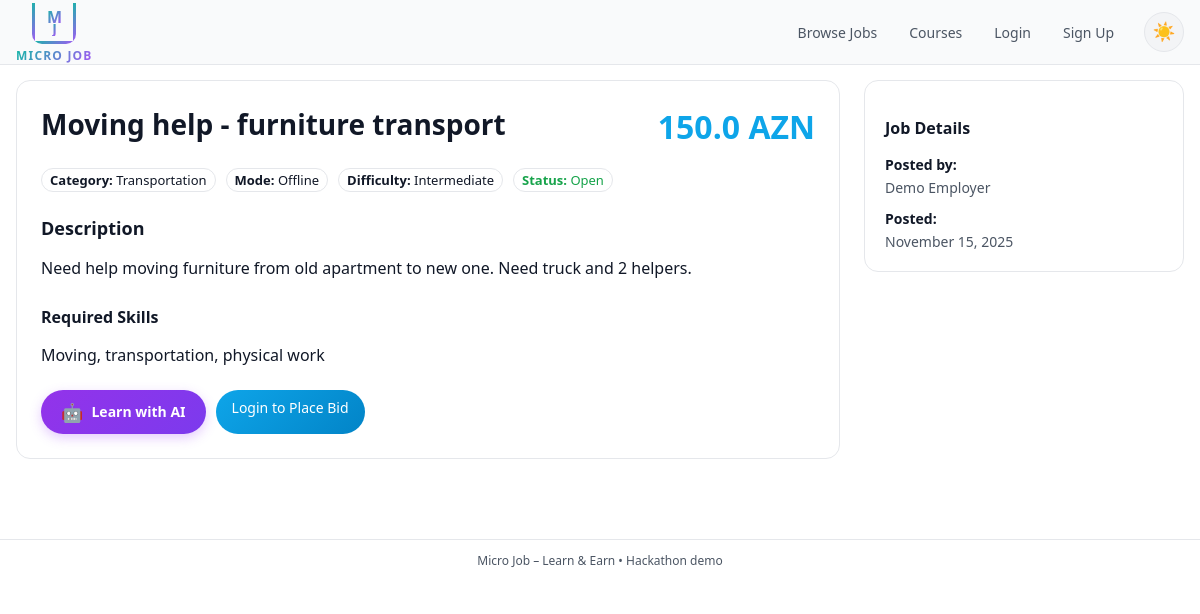
/task/24, run on the app's committed database.
### app.py (models this page shows, shortened)
class Task(db.Model):
    id = db.Column(db.Integer, primary_key=True)
    title = db.Column(db.String(200), nullable=False)
    description = db.Column(db.Text, nullable=False)
    budget_azn = db.Column(db.Float, nullable=False)
    category = db.Column(db.String(120))
    mode = db.Column(db.String(20))
    status = db.Column(db.String(20), default='open')
    created_at = db.Column(db.DateTime, default=datetime.utcnow)
    required_skill = db.Column(db.String(120))
    difficulty = db.Column(db.String(20))
    employer_id = db.Column(db.Integer, db.ForeignKey('user.id'))
    worker_id   = db.Column(db.Integer, db.ForeignKey('user.id'))
    accepted_bid_id = db.Column(db.Integer, db.ForeignKey('bid.id'), nullable=True)
    bids = db.relationship('Bid', primaryjoin='Task.id == Bid.task_id', backref='task', lazy=True, cascade='all, delete-orphan')
    accepted_bid = db.relationship('Bid', foreign_keys=[accepted_bid_id], uselist=False, post_update=True)
    reviews = db.relationship('Review', backref='task', lazy=True)

class User(db.Model):
    id = db.Column(db.Integer, primary_key=True)
    name = db.Column(db.String(120), nullable=False)
    email = db.Column(db.String(120), unique=True, nullable=False)
    password_hash = db.Column(db.String(200), nullable=False)
    role = db.Column(db.String(20), nullable=False)
    skills = db.Column(db.String(200))
    bio = db.Column(db.Text)
    avatar = db.Column(db.String(200))
    location = db.Column(db.String(100))
    created_at = db.Column(db.DateTime, default=datetime.utcnow)
    tasks_posted = db.relationship('Task', backref='employer', foreign_keys='Task.employer_id')
    tasks_taken  = db.relationship('Task', backref='worker', foreign_keys='Task.worker_id')
    bids = db.relationship('Bid', backref='worker', lazy=True)
    reviews_received = db.relationship('Review', backref='reviewee', foreign_keys='Review.reviewee_id')
    reviews_given = db.relationship('Review', backref='reviewer', foreign_keys='Review.reviewer_id')
    sent_messages = db.relationship('Message', backref='sender', foreign_keys='Message.sender_id')
    received_messages = db.relationship('Message', backref='receiver', foreign_keys='Message.receiver_id')

### app.py (the view)
@app.route('/task/<int:task_id>')
def task_detail(task_id):
    task = Task.query.get_or_404(task_id)
    user = current_user()
    bids = Bid.query.filter_by(task_id=task_id).order_by(Bid.amount.asc()).all()
    user_bid = None
    if user and user.role == 'worker':
        user_bid = Bid.query.filter_by(task_id=task_id, worker_id=user.id).first()
    return render_template('task_detail.html', task=task, user=user, bids=bids, user_bid=user_bid)

### app.py (called while the page is built)
@app.template_filter('nl2br')
def nl2br_filter(value):
    if value:
        return markupsafe.Markup(value.replace('\n', '<br>\n'))
    return value

def current_user():
    if 'user_id' in session:
        return User.query.get(session['user_id'])
    return None

### templates/task_detail.html (shortened to what this page needs)
{% extends "base.html" %}
{% block content %}
<div class="task-detail-wrapper">
  <div class="task-detail-main">
    <div class="task-detail-card">
      <div class="task-detail-header">
        <h1>{{ task.title }}</h1>
        <div class="task-budget-large">{{ task.budget_azn }} AZN</div>
      </div>
      <div class="task-detail-meta">
        <span class="meta-badge"><strong>Category:</strong> {{ task.category or 'General' }}</span>
        <span class="meta-badge"><strong>Mode:</strong> {{ task.mode|title }}</span>
        <span class="meta-badge"><strong>Difficulty:</strong> {{ task.difficulty|title }}</span>
        <span class="meta-badge status-{{ task.status }}"><strong>Status:</strong> {{ task.status|title }}</span>
      </div>
      <div class="task-description">
        <h2>Description</h2>
        <p>{{ task.description|nl2br }}</p>
      </div>
      {% if task.required_skill %}
      <div class="task-skills">
        <h3>Required Skills</h3>
        <p>{{ task.required_skill }}</p>
      </div>
      {% endif %}
      <div class="task-detail-actions">
        {% if user and user.role == 'employer' and task.employer_id == user.id %}
          {% if task.status == 'assigned' %}
            <form method="post" action="{{ url_for('complete_task', task_id=task.id) }}" style="display:inline;">
              <button type="submit" class="btn-primary">Mark as Completed</button>
            </form>
          {% endif %}
          {% if task.status == 'completed' %}
            {% set existing_review = task.reviews|selectattr('reviewer_id', 'equalto', user.id)|list %}
            {% if not existing_review %}
              <a href="{{ url_for('add_review', task_id=task.id) }}" class="btn-primary">Leave Review</a>
            {% endif %}
          {% endif %}
        {% elif not user %}
          <a href="{{ url_for('learn', task_id=task.id) }}" class="btn-ai-learn">
            <span class="ai-icon">🤖</span> Learn with AI
          </a>
          <a href="{{ url_for('login') }}" class="btn-primary">Login to Place Bid</a>
        {% endif %}
      </div>
    </div>
  </div>
  <div class="task-sidebar">
    <div class="sidebar-card">
      <h3>Job Details</h3>
      <div class="sidebar-info">
        <div class="info-item">
          <strong>Posted by:</strong>
          <a href="{{ url_for('profile', user_id=task.employer_id) }}">{{ task.employer.name }}</a>
        </div>
        <div class="info-item">
          <strong>Posted:</strong>
          {{ task.created_at.strftime('%B %d, %Y') if task.created_at else 'Recently' }}
        </div>
      </div>
    </div>
  </div>
</div>
{% endblock %}

### static/style.css (style rules this page uses)
:root { --bg-primary: #020617; --bg-secondary: #0f172a; --bg-tertiary: #1f2937; --text-primary: #e5e7eb; --text-secondary: #9ca3af; --text-tertiary: #6b7280; --border-color: #1f2937; --accent-primary: #38bdf8; --accent-secondary: #0ea5e9; --accent-purple: #a855f7; --accent-purple-dark: #7c3aed; --success: #22c55e; --warning: #fbbf24; --error: #ef4444; --card-bg: #020617; --card-border: #1d4ed8; --hover-bg: rgba(56, 189, 248, 0.05); --shadow: rgba(56, 189, 248, 0.1); }
[data-theme="light"] { --bg-primary: #ffffff; --bg-secondary: #f9fafb; --bg-tertiary: #f3f4f6; --text-primary: #111827; --text-secondary: #4b5563; --text-tertiary: #6b7280; --border-color: #e5e7eb; --accent-primary: #0ea5e9; --accent-secondary: #0284c7; --accent-purple: #9333ea; --accent-purple-dark: #7c3aed; --success: #16a34a; --warning: #eab308; --error: #dc2626; --card-bg: #ffffff; --card-border: #3b82f6; --hover-bg: rgba(14, 165, 233, 0.1); --shadow: rgba(0, 0, 0, 0.1); }
body { margin: 0; font-family: system-ui, -apple-system, BlinkMacSystemFont, "Segoe UI", sans-serif; background: var(--bg-primary); color: var(--text-primary); transition: background-color 0.3s ease, color 0.3s ease; }
a { color: inherit; text-decoration: none; }
h1 { font-size: 26px; margin-bottom: 12px; }
.status-open { color: var(--success); border-color: var(--success); }
.task-detail-card, .form-card, .learn-card { background: var(--card-bg); border-radius: 14px; border: 1px solid var(--card-border); padding: 16px 16px 18px; transition: all 0.3s ease; }
.task-detail-meta { display: flex; flex-wrap: wrap; gap: 8px; font-size: 13px; margin-top: 10px; }
.task-detail-meta span { padding: 2px 8px; border-radius: 999px; background: var(--bg-primary); border: 1px solid var(--border-color); }
.task-detail-actions { margin-top: 16px; display: flex; flex-wrap: wrap; gap: 10px; }
.btn-primary, .btn-secondary { border-radius: 999px; padding: 8px 16px; border: none; cursor: pointer; font-size: 14px; }
.btn-primary { background: linear-gradient(135deg, var(--accent-primary), var(--accent-secondary)); color: var(--bg-primary); transition: all 0.3s ease; }
.task-detail-wrapper { display: grid; grid-template-columns: 1fr 320px; gap: 24px; }
.task-detail-main { display: flex; flex-direction: column; gap: 24px; }
.task-detail-card { background: var(--card-bg); border: 1px solid var(--border-color); border-radius: 14px; padding: 24px; transition: all 0.3s ease; }
.task-detail-header { display: flex; justify-content: space-between; align-items: start; margin-bottom: 20px; }
.task-detail-header h1 { font-size: 28px; margin: 0; flex: 1; }
.task-budget-large { font-size: 32px; font-weight: 700; color: var(--accent-primary); }
.task-detail-meta { display: flex; flex-wrap: wrap; gap: 10px; margin-bottom: 24px; }
.meta-badge { padding: 6px 12px; border-radius: 8px; background: var(--bg-secondary); border: 1px solid var(--border-color); font-size: 13px; }
.task-description { margin-bottom: 24px; }
.task-description h2 { font-size: 18px; margin-bottom: 12px; }
.task-description p { line-height: 1.6; color: var(--text-primary); }
.task-skills { margin-bottom: 24px; }
.task-skills h3 { font-size: 16px; margin-bottom: 8px; }
.task-sidebar { display: flex; flex-direction: column; gap: 16px; }
.sidebar-card { background: var(--card-bg); border: 1px solid var(--border-color); border-radius: 14px; padding: 20px; transition: all 0.3s ease; }
.sidebar-card h3 { font-size: 16px; margin-bottom: 16px; }
.sidebar-info { display: flex; flex-direction: column; gap: 12px; }
.info-item { font-size: 14px; color: var(--text-secondary); }
.info-item strong { color: var(--text-primary); display: block; margin-bottom: 4px; }
.btn-ai-learn { display: inline-flex; align-items: center; gap: 8px; padding: 10px 20px; border-radius: 999px; background: linear-gradient(135deg, var(--accent-purple), var(--accent-purple-dark)); color: #fff; font-weight: 600; font-size: 14px; text-decoration: none; transition: all 0.3s; border: none; cursor: pointer; box-shadow: 0 4px 12px rgba(168, 85, 247, 0.3); }
.ai-icon { font-size: 18px; }

### data on the page
Task: title "Moving help - furniture transport", budget_azn "150.0", category "Transportation", mode "Offline", difficulty "Intermediate", status "Open", description "Need help moving furniture from old apartment to new one. Need truck and 2 helpers.", required_skill "Moving, transportation, physical work", created_at "November 15, 2025"
User: employer.name "Demo Employer"
